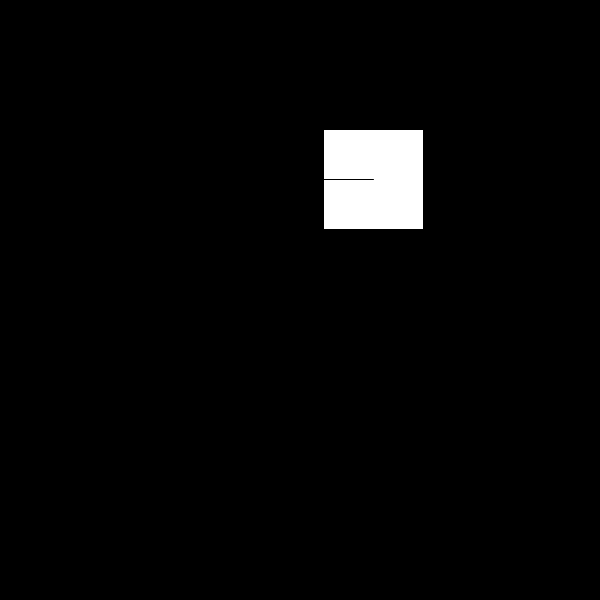
Frame 1 (no input)
Frame 60 (the mouse pressed at the canvas centre just before this capture): identical to frame 1, image omitted
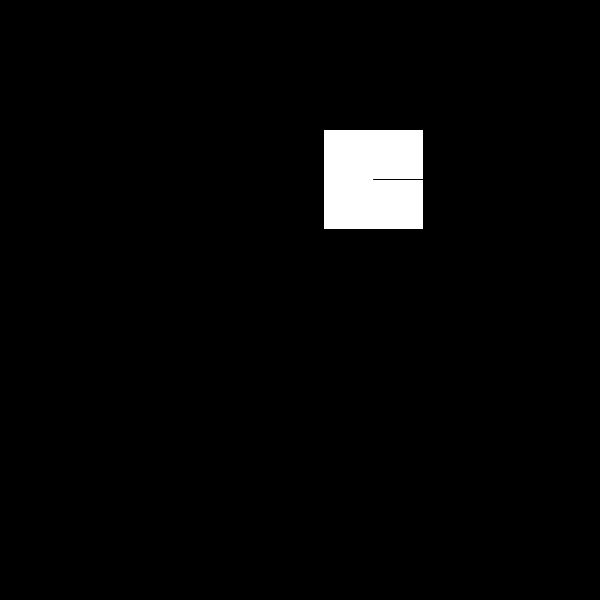
Frame 120 (the mouse held since frame 60 and released just before this capture)

The Processing sketch that drew these frames (run headless with seeded random() and noise(); from frame 60 on, the mouse is pressed at the canvas centre):

// Processing sketch: tarea_03
// ── tarea_03.pde
float x; 
float y;
float ang;

void setup() {
  size(600, 600);
  rectMode(CENTER);
  x = random(50, width-50);
  y = random(50, height-50);
}

void draw() {
  background(0);
  ang = map(mouseX, 0, width, -180, 180);
  translate(x, y);
  rotate(radians(ang));
  rect(0, 0, 100, 100);
  line(0,0,100,0);
}
